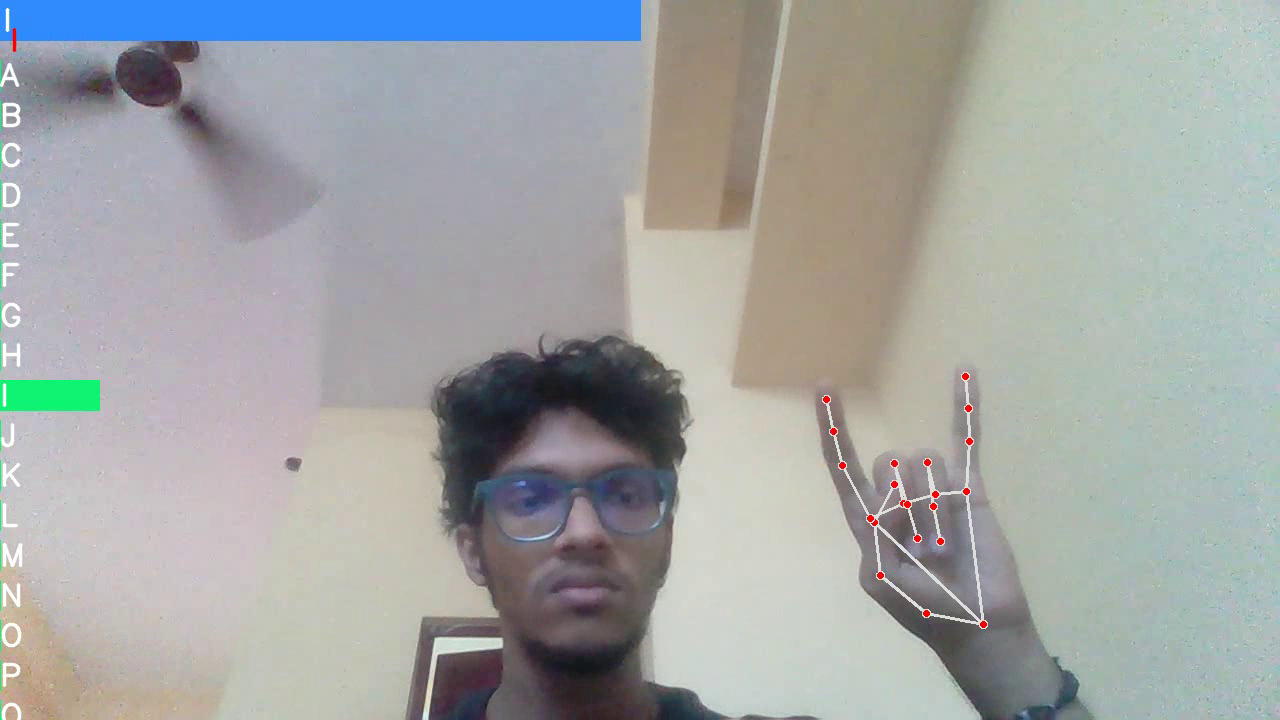
#> input picture frame 2 of test.avi, 1280 x 720 px, given in place of input.mp4, which was not available
$ python test.py
#> lines starting #> are read from the running program, lines starting #| are printed output that depends on the picture; after the words box and inside, x2 and y2 are one past the last pixel; in counts of white or black regions, pixels touching at a corner belong together
import cv2

# Path to the input video file
input_video_path = 'uploads/input.mp4'

# Open the video file
cap = cv2.VideoCapture(input_video_path)

# Get the video frame width and height
frame_width = int(cap.get(3))
frame_height = int(cap.get(4))

# Define the codec and create a VideoWriter object to write the output video
fourcc = cv2.VideoWriter_fourcc(*'XVID')
out = cv2.VideoWriter('test.avi', fourcc, 20.0, (frame_width, frame_height))

while True:
    # Read each frame from the video
    ret, frame = cap.read()
#> frame is the input picture: shape (720, 1280, 3); mean B, G, R 165.3, 166, 163

    if not ret:
        break

    # Add text to the frame
    font = cv2.FONT_HERSHEY_SIMPLEX
    cv2.putText(frame, 'Your Text Here', (50, 50), font, 1, (0, 255, 0), 2, cv2.LINE_AA)
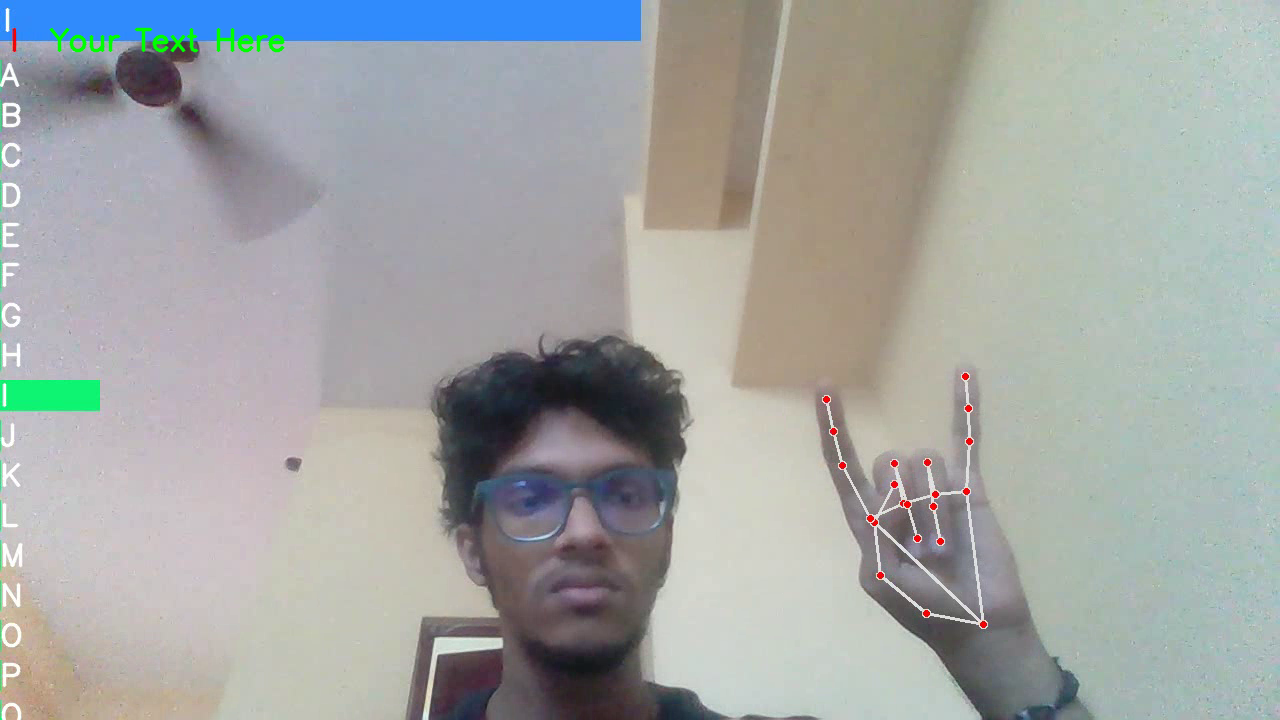
#> frame: shape (720, 1280, 3); 0.25% of pixels changed, all inside (x1, y1, x2, y2) = (49, 27, 285, 53)

    # Write the frame into the output file
    out.write(frame)

    # (Optional) Display the resulting frame
    cv2.imshow('Frame', frame)

    # Break the loop if 'q' is pressed
    if cv2.waitKey(1) & 0xFF == ord('q'):
#> (key q is pressed here)
        break

# Release everything when done
cap.release()
out.release()
cv2.destroyAllWindows()

$ run again, starting later in the video
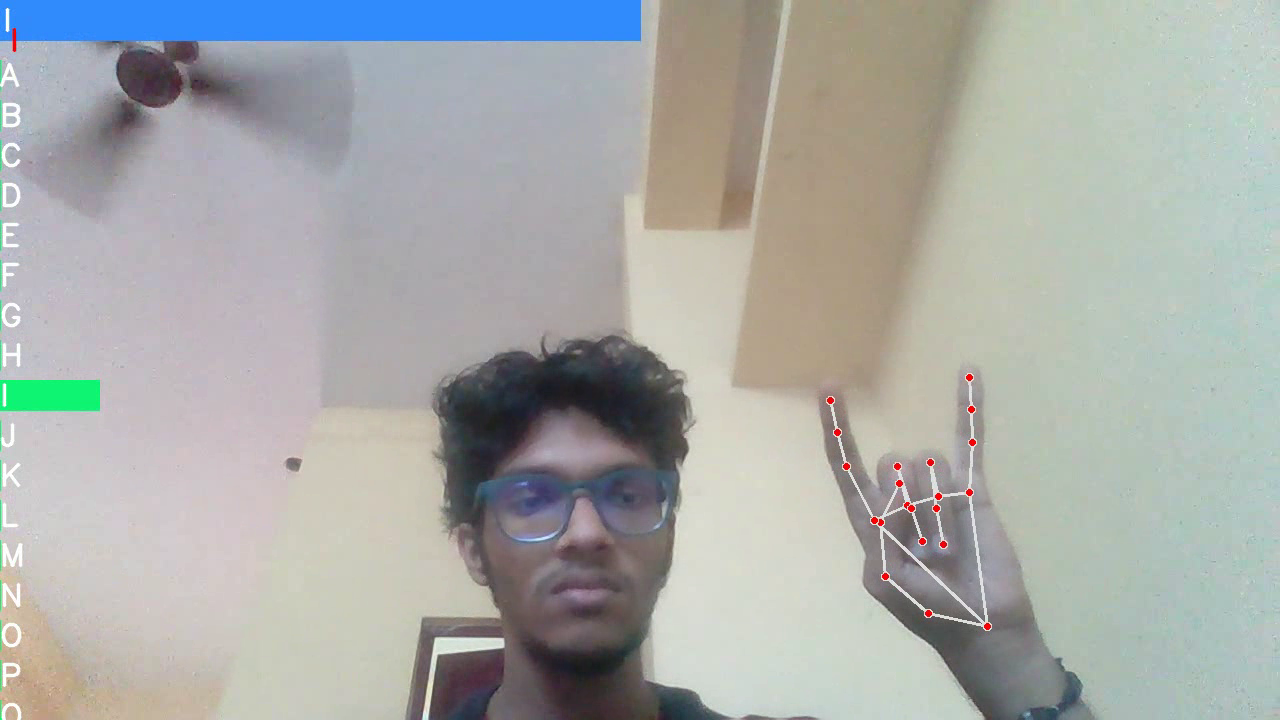
#> input picture frame 10 of test.avi, 1280 x 720 px, given in place of input.mp4, which was not available
#> frame is the input picture: shape (720, 1280, 3); mean B, G, R 169.2, 171.6, 168.8
#> `cv2.putText(frame, 'Your Text Here', (50, 50), font, 1, (0, 255, 0), 2..`:
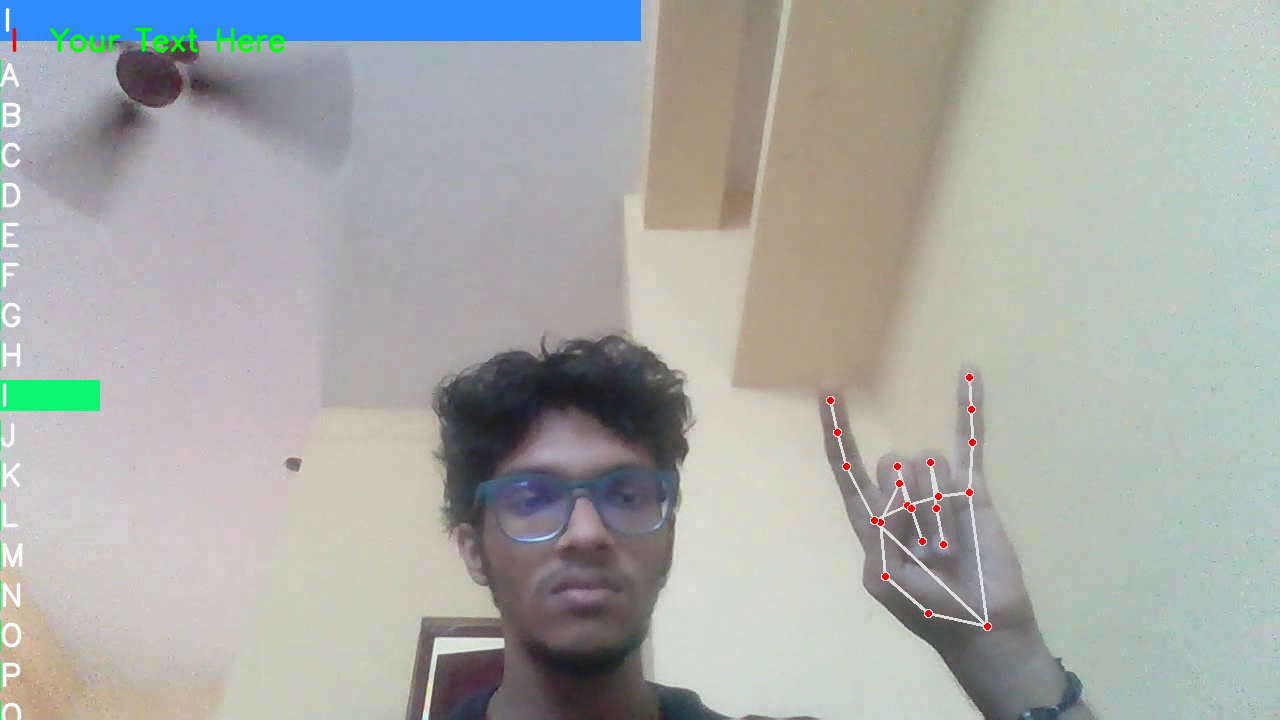
#> frame: shape (720, 1280, 3); 0.25% of pixels changed, all inside (x1, y1, x2, y2) = (49, 27, 285, 53)

$ run again, starting later in the video
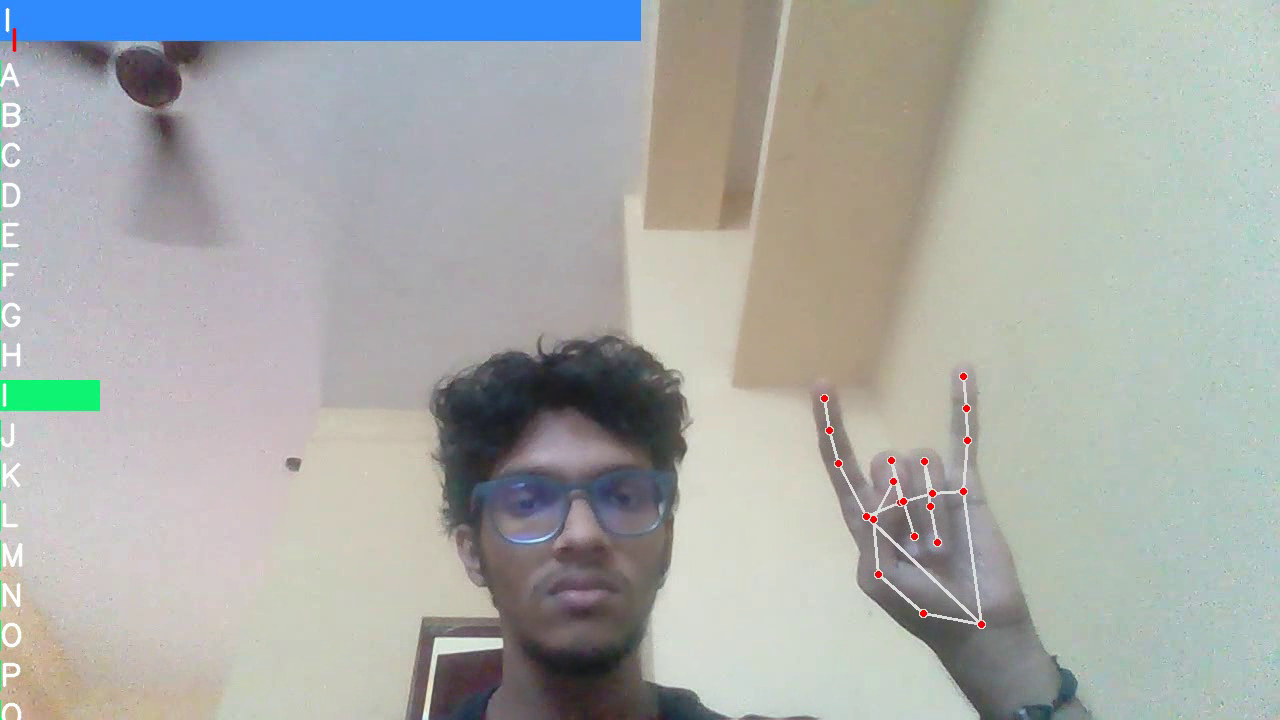
#> input picture frame 18 of test.avi, 1280 x 720 px, given in place of input.mp4, which was not available
#> frame is the input picture: shape (720, 1280, 3); mean B, G, R 169.6, 172.4, 169.3
#> `cv2.putText(frame, 'Your Text Here', (50, 50), font, 1, (0, 255, 0), 2..`:
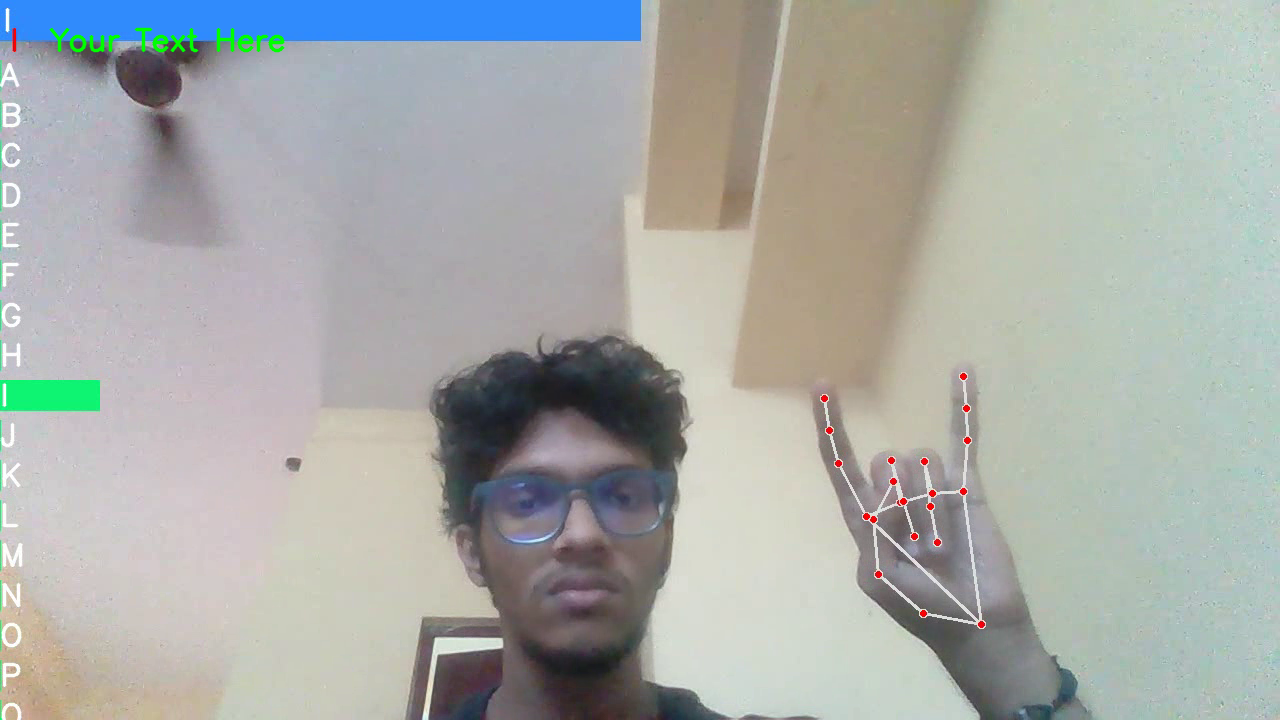
#> frame: shape (720, 1280, 3); 0.25% of pixels changed, all inside (x1, y1, x2, y2) = (49, 27, 285, 53)
